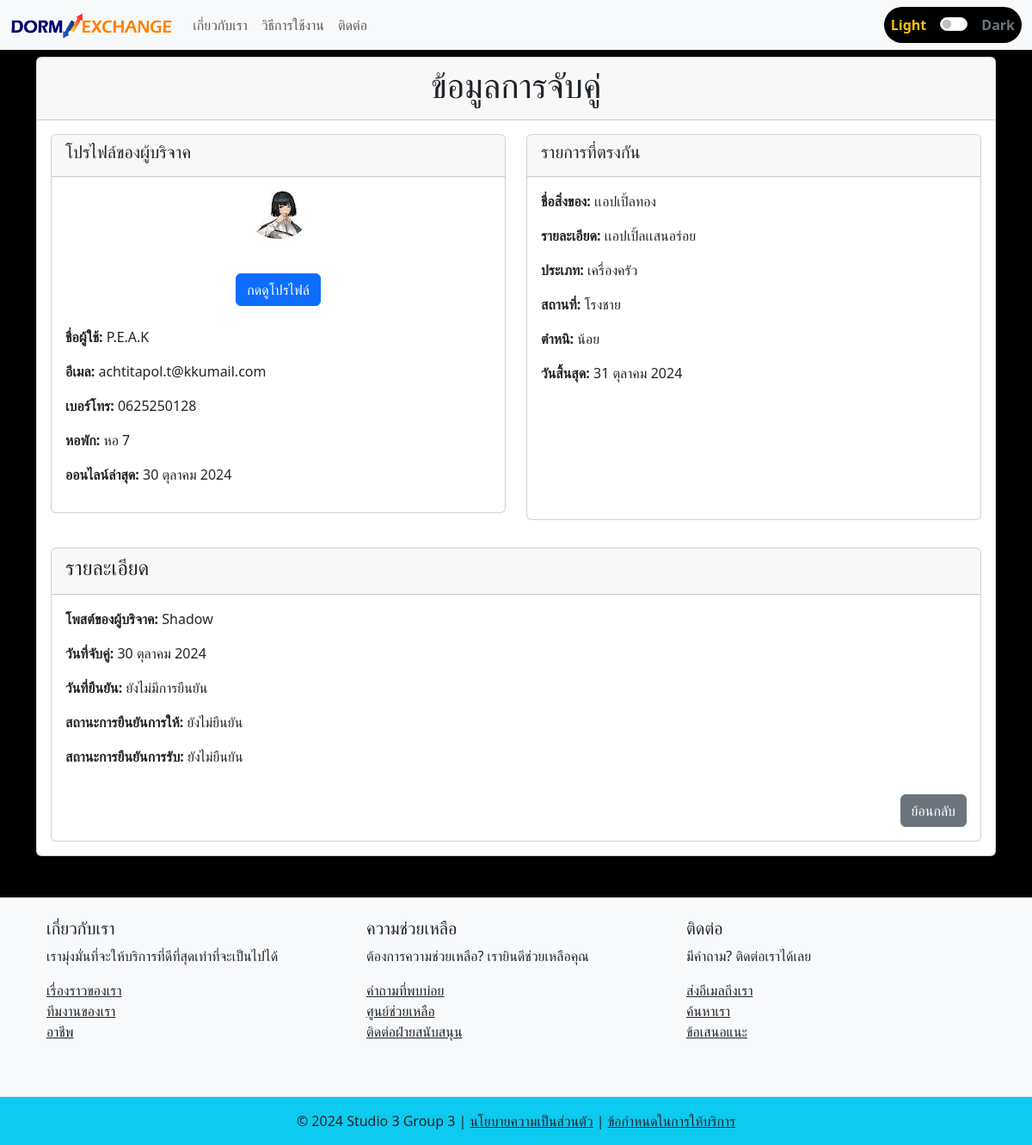
The page /match_info_giver/31/ on the database as committed earlier.
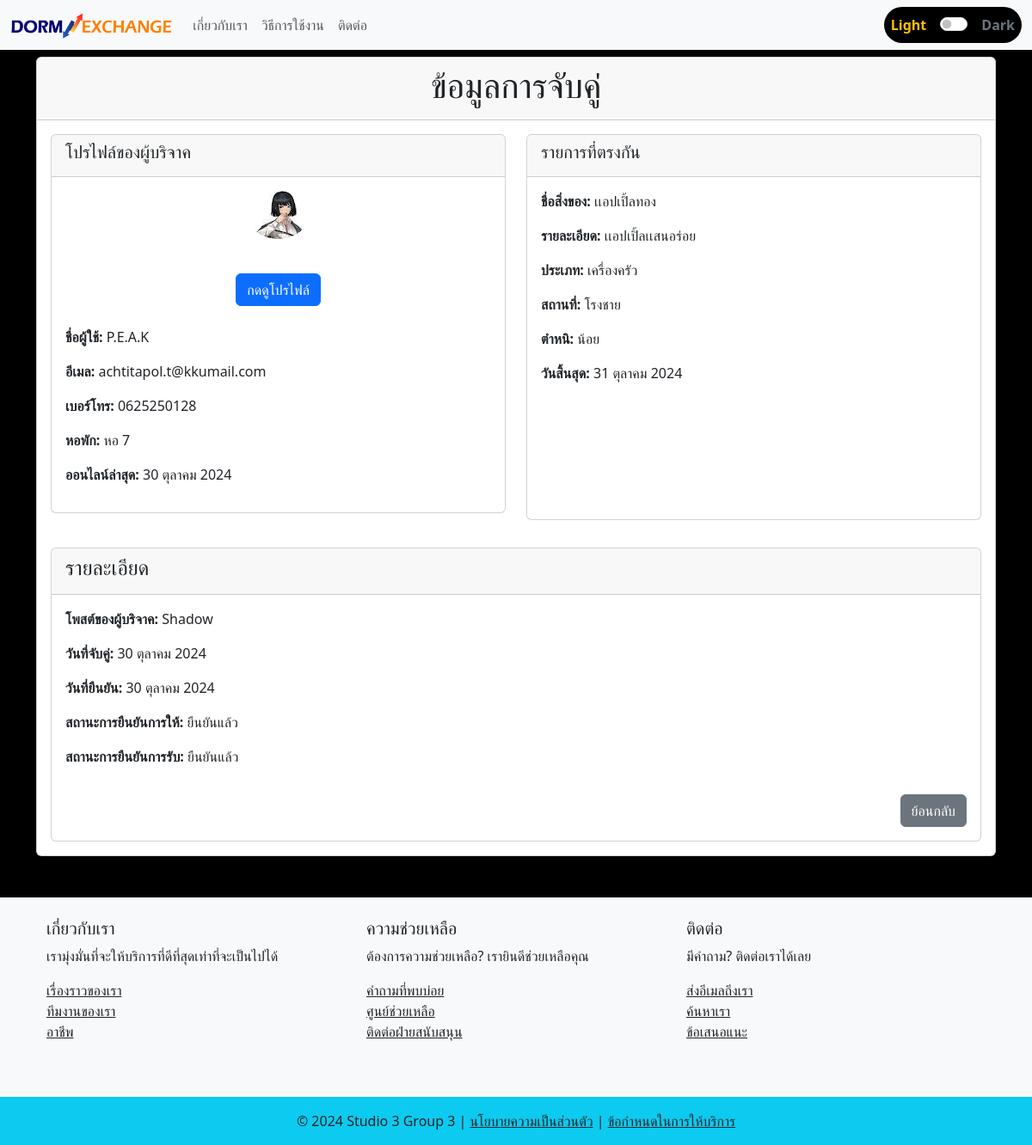
The same page on the database as committed later.
### myapp/models.py (models this page shows, shortened)
class MatchPost(models.Model):
    match_ID = models.AutoField(primary_key=True)
    giver_post = models.ForeignKey(PostGiver, on_delete=models.CASCADE)
    receiver_post = models.ForeignKey(PostReceiver, on_delete=models.CASCADE)
    match_date = models.DateTimeField(default=timezone.now)
    confirmation_date = models.DateTimeField(null=True, blank=True)
    is_giver_confirm = models.BooleanField(default=False)
    is_receiver_confirm = models.BooleanField(default=False)

class PostReceiver(models.Model):
    post_ID = models.AutoField(primary_key=True)
    stuff_name = models.CharField(max_length=50)
    categories = models.CharField(max_length=50, choices=CATEGORIES)
    description = models.TextField()
    defect = models.CharField(max_length=50, choices=DEFECT)
    user_profile = models.ForeignKey(UserProfile, on_delete=models.CASCADE)
    place = models.TextField()
    date_limit = models.DateField()
    created_at = models.DateTimeField(default=timezone.now)
    updated_at = models.DateTimeField(auto_now=True)
    is_matched = models.BooleanField(default=False)
    is_confirm = models.BooleanField(default=False)

class UserProfile(models.Model):
    user = models.OneToOneField(User, on_delete=models.CASCADE, related_name="profile")
    profile_picture = models.ImageField(
        upload_to="profile_pictures/", blank=True, null=True
    )
    dorm = models.CharField(max_length=100)
    phone_number = models.IntegerField()
    student_ID = models.IntegerField()

class PostGiver(models.Model):
    post_ID = models.AutoField(primary_key=True)
    stuff_name = models.CharField(max_length=50)
    categories = models.CharField(max_length=50, choices=CATEGORIES)
    stuff_picture = models.ImageField(upload_to="stuff_picture/", blank=True, null=True)
    description = models.TextField()
    defect = models.CharField(max_length=50, choices=DEFECT)
    user_profile = models.ForeignKey(UserProfile, on_delete=models.CASCADE)
    place = models.TextField()
    date_limit = models.DateField()
    created_at = models.DateTimeField(default=timezone.now)
    updated_at = models.DateTimeField(auto_now=True)
    is_matched = models.BooleanField(default=False)
    is_confirm = models.BooleanField(default=False)

### myapp/views.py (the view)
# urls.py: path('match_info_giver/<int:match_id>/', views.match_info_giver, name='match_info_giver'),
def match_info_giver(request, match_id):
    match = get_object_or_404(MatchPost, match_ID=match_id)
    context = {
        'match': match,
    }
    return render(request, 'myweb/match_info_giver.html', context)

### myapp/templatetags/form_tags.py (called while the page is built)
@register.filter
def date_thai(date):
    if not date:
        return ""
    return f"{date.day} {MONTHS_TH[date.month - 1]} {date.year}"

### myapp/templates/myweb/match_info_giver.html (shortened to what the changed rows need)
{% extends 'myweb/base.html' %}
{% load static %}
{% load form_tags %}
{% block background_style %}
background-color: rgba(0, 0, 0);
{% endblock %}
{% block content %}
<div class="card mt-2">
    <div class="card-header text-center">
        <h1>ข้อมูลการจับคู่</h1>
    </div>
    <div class="card-body">
        <div class="row">
            <div class="col-md-6 mb-4">
                <div class="card h-100">
                    <div class="card-body">
                        <div class="text-center">
                            {% if match.receiver_post.user_profile.profile_picture %}
                                <img src="{{ match.receiver_post.user_profile.profile_picture.url }}"
                                     alt="Profile Picture"
                                     class="img-fluid rounded-circle profile-img"
                                     style="max-width: 25%;">
                            {% else %}
                                <img src="{% static 'images/default_stuff.png' %}"
                                     alt="Default Picture"
                                     class="img-fluid profile-img"
                                     style="max-width: 25%;">
                            {% endif %}
                        </div>
                        <div class="text-center mb-4 mt-4">
                            <a href="{% url 'profile' match.receiver_post.user_profile.id %}"
                               class="btn btn-primary mt-3">กดดูโปรไฟล์</a>
                        </div>
                        <p><strong>ชื่อผู้ใช้:</strong> {{ match.receiver_post.user_profile.user.username }}</p>
                        <p><strong>อีเมล:</strong> {{ match.receiver_post.user_profile.user.email }}</p>
                        <p><strong>เบอร์โทร:</strong> 0{{ match.receiver_post.user_profile.phone_number }}</p>
                        <p><strong>หอพัก:</strong> {{ match.receiver_post.user_profile.dorm }}</p>
                        <p><strong>ออนไลน์ล่าสุด:</strong> {{ match.receiver_post.user_profile.user.last_login|date_thai }}</p>
                    </div>
                </div>
            </div>
            <div class="col-md-6 mb-3">
                <div class="card h-100">
                    <div class="card-body">
                        <p><strong>ชื่อสิ่งของ:</strong> {{ match.receiver_post.stuff_name }}</p>
                        <p><strong>รายละเอียด:</strong> {{ match.receiver_post.description }}</p>
                        <p><strong>ประเภท:</strong> {{ match.receiver_post.categories }}</p>
                        <p><strong>สถานที่:</strong> {{ match.receiver_post.place }}</p>
                        <p><strong>ตำหนิ:</strong> {{ match.receiver_post.defect }}</p>
                        <p><strong>วันสิ้นสุด:</strong> {{ match.receiver_post.date_limit|date_thai }}</p>
                    </div>
                </div>
            </div>
        </div>
    </div>
    <div class="card mx-3 mb-3">
        <div class="card-body">
            <p><strong>โพสต์ของผู้บริจาค:</strong> {{ match.giver_post.user_profile.user.username }}</p>
            <p><strong>วันที่จับคู่:</strong> {{ match.match_date|date_thai }}</p>
            <p><strong>วันที่ยืนยัน:</strong>
                {% if match.confirmation_date %}
                    {{ match.confirmation_date|date_thai }}
                {% else %}
                    ยังไม่มีการยืนยัน
                {% endif %}
            </p>
            <p><strong>สถานะการยืนยันการให้:</strong>
                {% if match.is_giver_confirm %}
                    ยืนยันแล้ว
                {% else %}
                    ยังไม่ยืนยัน
                {% endif %}
            </p>
            <p><strong>สถานะการยืนยันการรับ:</strong>
                {% if match.is_receiver_confirm %}
                    ยืนยันแล้ว
                {% else %}
                    ยังไม่ยืนยัน
                {% endif %}
            </p>
            <div class="text-end">
                <a href="javascript:history.back()" class="btn btn-secondary mt-3">ย้อนกลับ</a>
            </div>
        </div>
    </div>
</div>
{% endblock %}

Rows that differ between the two databases and show on the page:
changed MatchPost "achtitapol.t@kkumail.com": confirmation_date (not shown) → "30 ตุลาคม 2024"
Other text that changed with them:
text no longer shown: "ยังไม่มีการยืนยัน ยังไม่ยืนยัน ยังไม่ยืนยัน"
text now shown: "ยืนยันแล้ว ยืนยันแล้ว"
